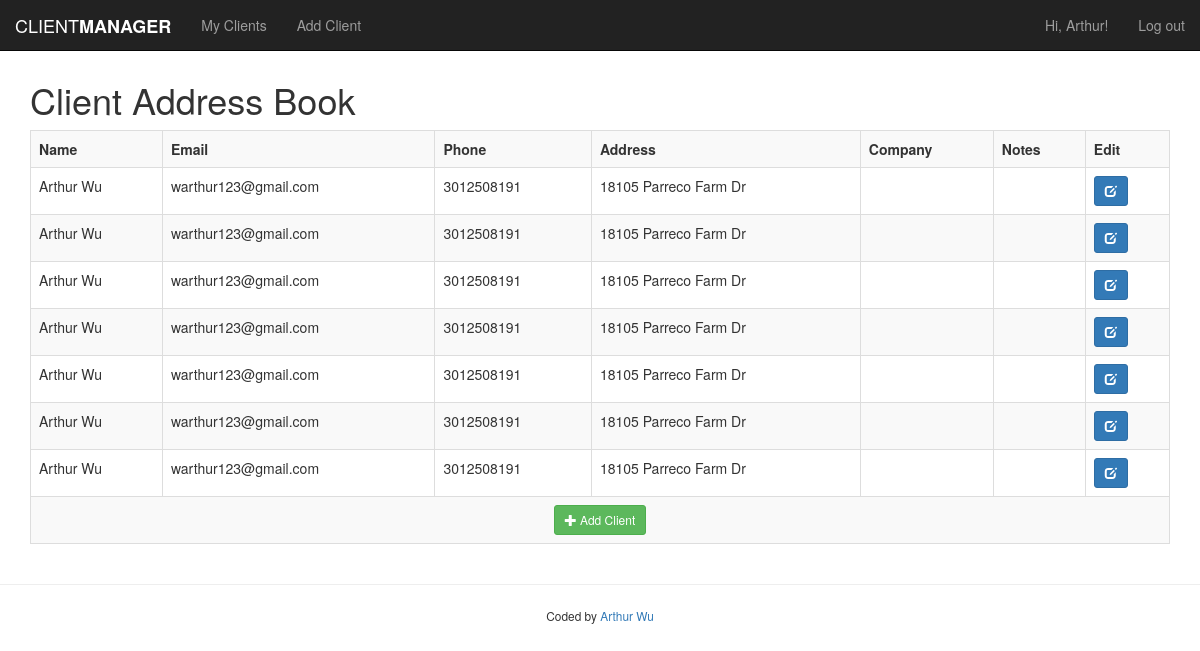
The page /clients.php (signed in) on the database its author committed.
### tables this page shows
CREATE TABLE `clients` (
  `id` int(10) UNSIGNED NOT NULL,
  `name` varchar(100) NOT NULL,
  `email` varchar(100) NOT NULL,
  `phone` varchar(40) DEFAULT NULL,
  `address` varchar(255) DEFAULT NULL,
  `company` varchar(100) DEFAULT NULL,
  `notes` text,
  `date_added` timestamp NOT NULL DEFAULT CURRENT_TIMESTAMP ON UPDATE CURRENT_TIMESTAMP
);

### clients.php (the view, shortened to what this page needs)
<?php
include('includes/connection.php');
$query = "SELECT * FROM clients";
$result = mysqli_query($conn, $query);
include('includes/header.php');
?>
<h1>Client Address Book</h1>
<table class="table table-striped table-bordered">
    <tr>
        <th>Name</th>
        <th>Email</th>
        <th>Phone</th>
        <th>Address</th>
        <th>Company</th>
        <th>Notes</th>
        <th>Edit</th>
    </tr>
    <?php
    if( mysqli_num_rows($result) > 0 ) {
        while( $row = mysqli_fetch_assoc($result) ) {
            echo "<tr>";
            echo "<td>" . $row['name'] . "</td><td>" . $row['email'] . "</td><td>" . $row['phone'] . "</td><td>" . $row['address'] . "</td><td>" . $row['company'] . "</td><td>" . $row['notes'] . "</td>";
            echo '<td><a href="edit.php?id=' . $row['id'] . '" type="button" class="btn btn-primary btn-sm">
                    <span class="glyphicon glyphicon-edit"></span>
                    </a></td>';
            echo "</tr>";
        }
    } else {
        echo "<div class='alert alert-warning'>You have no clients!</div>";
    }
    ?>
    <tr>
        <td colspan="7"><div class="text-center"><a href="add.php" type="button" class="btn btn-sm btn-success"><span class="glyphicon glyphicon-plus"></span> Add Client</a></div></td>
    </tr>
</table>
<?php
include('includes/footer.php');
?>

### includes/header.php (shortened to what this page needs)
<!DOCTYPE html>
<html>
    <head>
        <link rel="stylesheet" href="https://maxcdn.bootstrapcdn.com/bootstrap/3.3.5/css/bootstrap.min.css">
    </head>
    <body style="padding-top: 60px;">
    <nav class="navbar navbar-default navbar-fixed-top navbar-inverse">
        <div class="container-fluid">
            <div class="navbar-header">
                <a class="navbar-brand" href="clients.php">CLIENT<strong>MANAGER</strong></a>
            </div>
            <div class="collapse navbar-collapse" id="navbar-collapse">
                <?php
                    if ($_SESSION['loggedInUser']){
                ?>
                <ul class="nav navbar-nav">
                    <li><a href="clients.php">My Clients</a></li>
                    <li><a href="add.php">Add Client</a></li>
                </ul>
                <ul class="nav navbar-nav navbar-right">
                    <p class="navbar-text">Hi, Arthur!</p>
                    <li><a href="logout.php">Log out</a></li>
                </ul>
                <?php
                    } else {?>
                    <ul class="nav navbar-nav navbar-right">
                        <li><a href="index.php">Log in</a></li>
                    </ul>
                    <?php }?>
            </div>
        </div>
    </nav>
    <div class="container">

### includes/footer.php (shortened to what this page needs)
        </div>
        <footer class="text-center">
            <hr>
            <small>Coded by <a href="http://www.github.com/warthur123/">Arthur Wu</a></small>
        </footer>
    </body>
</html>

### rows shown on the page
clients: name "Arthur Wu", email "warthur123@gmail.com", phone "3012508191", address "18105 Parreco Farm Dr"
clients: name "Arthur Wu", email "warthur123@gmail.com", phone "3012508191", address "18105 Parreco Farm Dr"
clients: name "Arthur Wu", email "warthur123@gmail.com", phone "3012508191", address "18105 Parreco Farm Dr"
clients: name "Arthur Wu", email "warthur123@gmail.com", phone "3012508191", address "18105 Parreco Farm Dr"
clients: name "Arthur Wu", email "warthur123@gmail.com", phone "3012508191", address "18105 Parreco Farm Dr"
clients: name "Arthur Wu", email "warthur123@gmail.com", phone "3012508191", address "18105 Parreco Farm Dr"
clients: name "Arthur Wu", email "warthur123@gmail.com", phone "3012508191", address "18105 Parreco Farm Dr"
